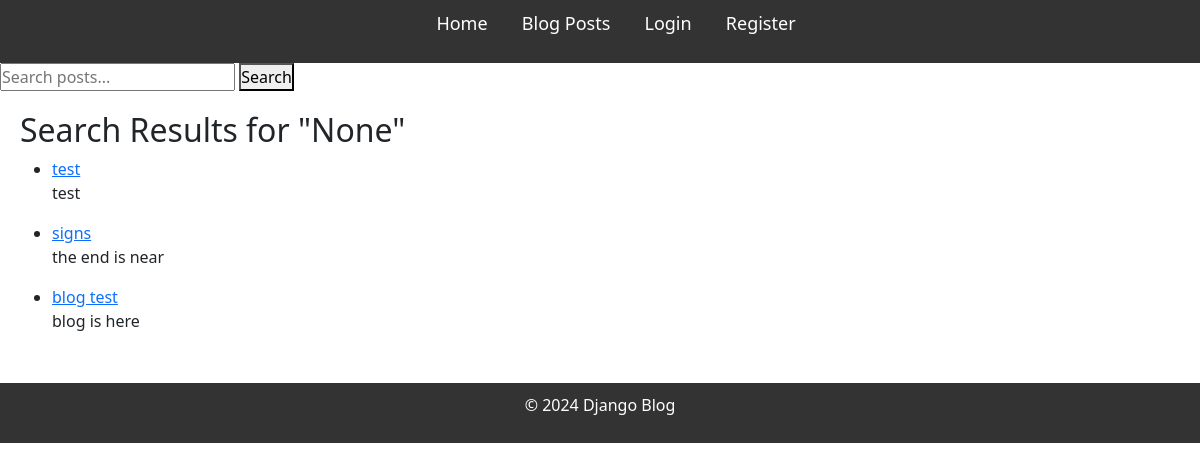
The app's page /search/, older data.
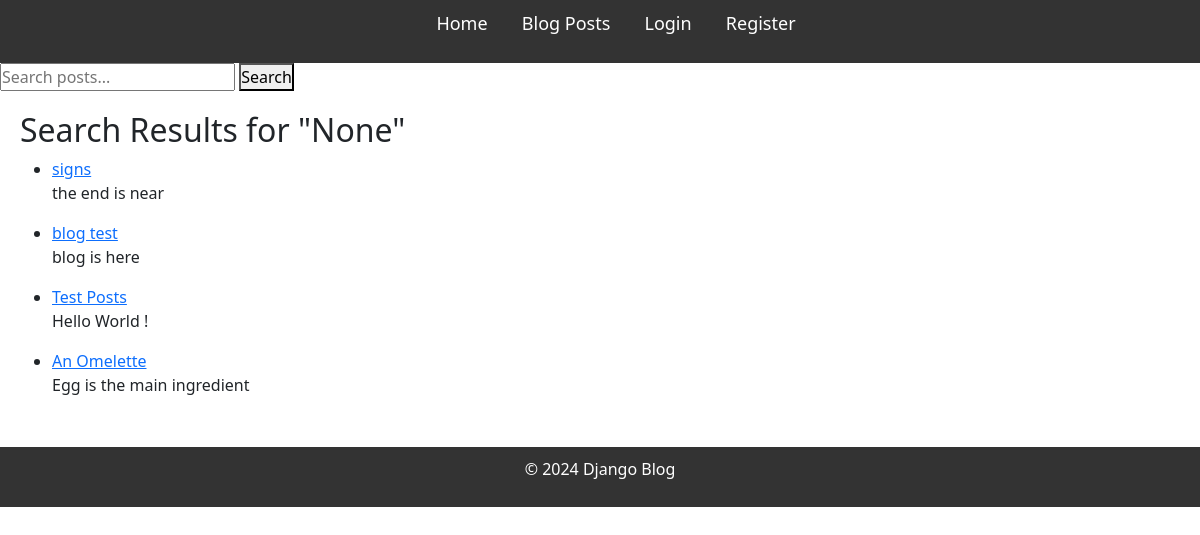
The same page, newer data.
### blog/models.py (models this page shows, shortened)
class Post(models.Model):
    title = models.CharField(max_length=100)
    content = models.TextField()
    published_date = models.DateTimeField(auto_now_add=True)
    author = models.ForeignKey(User, on_delete=models.CASCADE, related_name='posts')
    tags = TaggableManager(related_name="post_tags")

### blog/views.py (the view)
# urls.py: path('search/', views.search_posts, name='search_posts'),  # Search URL
def search_posts(request):
    query = request.GET.get('q')
    results = Post.objects.all()
    if query:
        results = Post.objects.filter(
            Q(title__icontains=query) |  # Search in title
            Q(content__icontains=query) |  # Search in content
            Q(tags__name__icontains=query)  # Search in tags
        ).distinct()
    return render(request, 'blog/search_results.html', {'query': query, 'results': results})

### blog/templates/blog/search_results.html
{% extends "base.html" %}
{% block content %}
    <h2>Search Results for "{{ query }}"</h2>
    {% if results %}
        <ul>
            {% for post in results %}
                <li>
                    <a href="{% url 'post_detail' post.pk %}">{{ post.title }}</a>
                    <p>{{ post.content|truncatewords:20 }}</p>
                </li>
            {% endfor %}
        </ul>
    {% else %}
        <p>No posts found matching your search.</p>
    {% endif %}
{% endblock %}

Row changes from the older to the newer data that the page shows:
removed Post: title "test", content "test"
added Post: title "Test Posts", content "Hello World !"
added Post: title "An Omelette", content "Egg is the main ingredient"
